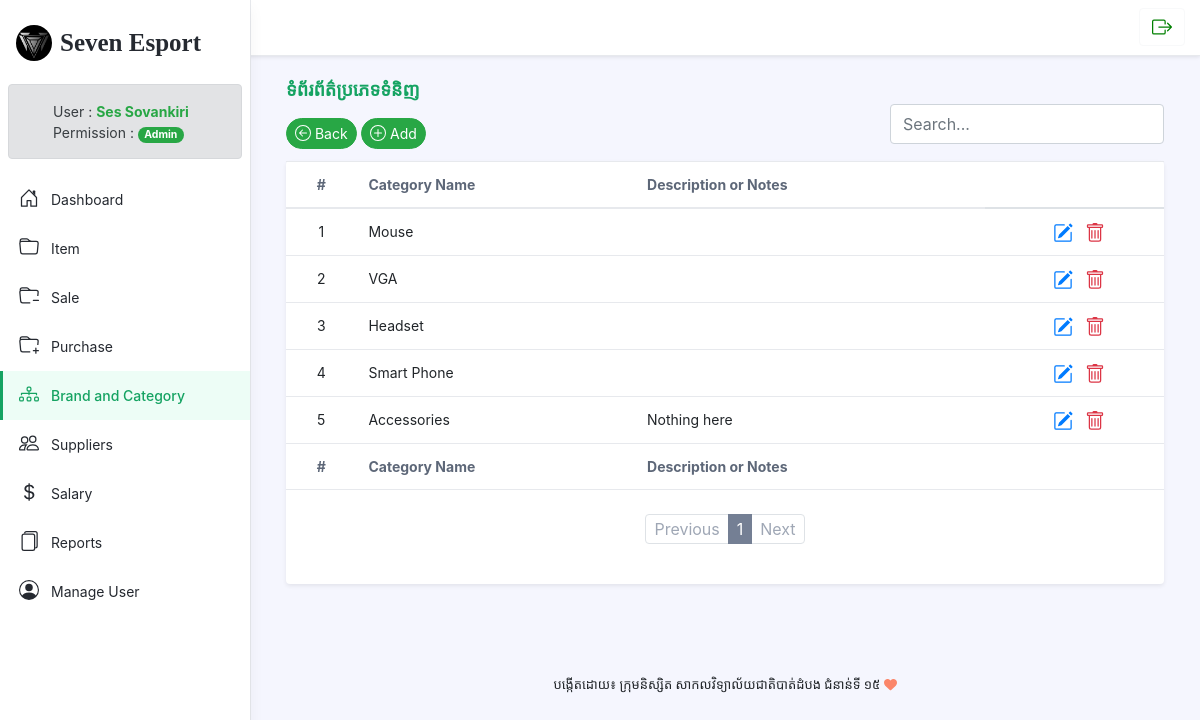
The page /category.php (signed in) on the database its author committed.
### tables this page shows
CREATE TABLE IF NOT EXISTS `tbl_user` (
  `user_id` int(11) NOT NULL AUTO_INCREMENT,
  `user_fullname` varchar(50) NOT NULL,
  `user_gender` varchar(50) NOT NULL,
  `user_email` varchar(100) NOT NULL,
  `user_name` varchar(50) NOT NULL,
  `user_password` varchar(100) NOT NULL,
  `user_address` varchar(100) NOT NULL,
  `user_phone` varchar(50) NOT NULL,
  `permission` varchar(50) NOT NULL,
  `status` int(11) NOT NULL,
  PRIMARY KEY (`user_id`)
);

CREATE TABLE IF NOT EXISTS `tbl_category` (
  `category_id` int(11) NOT NULL AUTO_INCREMENT,
  `category_name` varchar(100) NOT NULL,
  `description` text NOT NULL,
  PRIMARY KEY (`category_id`),
  UNIQUE KEY `category_name` (`category_name`)
);

### category.php (the view, shortened to what this page needs)
<?php
require_once 'config/db.php';
require_once 'inc/html_head.php';
?>
<body class="app">
<header class="app-header fixed-top">
    <div class="app-header-inner">
        <?php include('inc/header_menu.php') ?>
    </div>
    </div>
    <div id="app-sidepanel" class="app-sidepanel">
        <?php include('inc/sidebar.php') ?>
    </div>
</header>
<div class="app-wrapper">
    <div class="app-content pt-3 p-md-3 p-lg-4">
        <div class="container-xl">
            <div class="position-relative mb-3">
                <div class="row g-2 justify-content-between mb-1">
                    <div class="col-auto">
                        <h1 style="font-family: 'Kh Dangrek'; color:#15a362; font-size:large"
                            class="app-page-title mb-3">ទំព័រព័ត៌ប្រភេទទំនិញ</h1>
                            <div class="mb-2">
                            <button class="btn btn-sm btn-success rounded-5">
                            <a style="color: white; text-decoration: none;" href="brand_and_category.php">
                                Back
                            </a>
                            </button>
                            <button class="btn btn-sm btn-success rounded-5">
                            <a style="color: white; text-decoration: none;" href="category_create.php" title="Add New">
                                <svg width="16" height="16" fill="white" class="bi bi-plus-circle" viewBox="0 0 16 16">
                                <path d="M8 15A7 7 0 1 1 8 1a7 7 0 0 1 0 14zm0 1A8 8 0 1 0 8 0a8 8 0 0 0 0 16z"/>
                                <path d="M8 4a.5.5 0 0 1 .5.5v3h3a.5.5 0 0 1 0 1h-3v3a.5.5 0 0 1-1 0v-3h-3a.5.5 0 0 1 0-1h3v-3A.5.5 0 0 1 8 4z"/>
                                </svg>
                                Add
                            </a>
                            </button>
                            </div>
                    </div>
                    <div class="col-auto">
                        <div><br></div>
                        <div> <input type="text" class="form-control" placeholder="Search..."></div>
                    </div>
                </div>
                <div class="tab-content" id="orders-table-tab-content">
                    <div class="tab-pane fade show active" id="orders-all" role="tabpanel"
                         aria-labelledby="orders-all-tab">
                        <div class="app-card app-card-orders-table shadow-sm mb-5">
                            <div class="app-card-body">
                                <div class="table-responsive">
                                    <table class="table app-table-hover mb-0 text-left">
                                        <thead>
                                        <tr>
                                            <th class="cell text-center">#</th>
                                            <th class="cell">Category Name</th>
                                            <th class="cell">Description or Notes</th>
                                            <th></th>
                                        </tr>
                                        </thead>
                                        <tbody>
                                        <?php
                                        $limit = 10;
                                        if (isset($_GET["page"])) {
                                            $page = $_GET["page"];
                                        } else {
                                            $page = 1;
                                        }
                                        $start_from = ($page - 1) * $limit;
                                        $sql_select = $con->prepare("SELECT * FROM tbl_category ORDER BY category_id ASC LIMIT $start_from, $limit");
                                        $sql_select->execute();
                                        $i = 0;
                                        while ($row = $sql_select->fetch(PDO::FETCH_OBJ)) :
                                            $i++;
                                            ?>
                                            <tr id="category<?= $row->category_id ?>">
                                                <td class="text-center"><?= $i ?></td>
                                                <td><?= $row->category_name ?></td>
                                                <td><?= $row->description ?></td>
                                                <td class="td-actions text-center">
                                                    <a href="category_edit.php?id=<?= $row->category_id ?>" class="p-2">
                                                    </a>
                                                    <a href="#" class="text-danger" onclick="delCategory(<?= $row->category_id ?>)" class="p-2">
                                                    </a>
                                                </td>
                                            </tr>
                                        <?php endwhile; ?>
                                        </tbody>
                                        <tfoot>
                                        <tr>
                                            <th class="cell text-center">#</th>
                                            <th class="cell">Category Name</th>
                                            <th class="cell">Description or Notes</th>
                                            <th></th>
                                        </tr>
                                        </tfoot>
                                    </table>
                                </div>
                                <?php
                                $query = $con->query("SELECT * FROM tbl_category");
                                $total_pages = ceil($query->rowCount() / $limit);
                                ?>
                                <nav class="app-pagination mt-4">
                                    <ul class="pagination justify-content-center">
                                        <li class="page-item <?= $page == 1 ? 'disabled' : '' ?> ">
                                            <a class="page-link" href="category.php?page=<?= $page - 1 ?>"
                                               tabindex="-1"
                                               aria-disabled="true">Previous</a>
                                        </li>
                                        <?php for ($i = 1; $i <= $total_pages; $i++): ?>
                                            <li class="page-item active"><a class="page-link"
                                                                            href="category.php?page=<?= $i ?>"><?= $i ?></a>
                                            </li>
                                        <?php endfor; ?>
                                        <li class="page-item <?= $page == $total_pages ? 'disabled' : '' ?> ">
                                            <a class="page-link" href="category.php?page=<?= $page + 1 ?>">Next</a>
                                        </li>
                                    </ul>
                                </nav>
                                <br>
                            </div>
                        </div>
                    </div>
                </div>
            </div>
        </div>
    </div>
    <footer id="footbarlog" class="app-footer">
        <?php include('inc/footer.php') ?>
    </footer>
</div>
</body>
</html>

### config/checkpermission.php (shortened to what this page needs)
<div class="mx-2">
    <?php
    $LogID = $_SESSION["Loged_id"];
    $status = 1;
    $sql_select_logedin = $con->prepare("SELECT * FROM tbl_user WHERE tbl_user.status = ?
    AND tbl_user.user_id = ?");
    $sql_select_logedin->bindParam(1, $status);
    $sql_select_logedin->bindParam(2, $LogID);
    $sql_select_logedin->execute();
    $row_select_logedin = $sql_select_logedin->fetch(PDO::FETCH_BOTH);
    if ($row_select_logedin['permission'] == "Admin") {
    ?>
        <div class="alert alert-secondary" style="height: 75px;" role="alert">
            <div class="row">
                <div class="col-auto mt-1 ml-4">User :
                    <strong class="text-success"><?= $row_select_logedin['user_fullname'] ?></strong><br>
                    <p>Permission : <span class="badge badge-pill badge-success"><?= $row_select_logedin['permission'] ?></span></p>
                </div>
            </div>
        </div>
    <?php
    }else if($row_select_logedin['permission'] == "User"){
        ?>
        <div class="alert alert-secondary" style="height: 75px;" role="alert">
            <div class="row">
                <div>
                    <a href="Users.php?ID=<?= $row_select_logedin['user_id'] ?>">
                    </a>
                </div>
                <div class="col-auto mt-1 ml-4">User :
                    <strong class="text-success"><?= $row_select_logedin['user_fullname'] ?></strong><br>
                    <p>Permission : <span style="color: white ;" class="badge badge-pill badge-warning"><?= $row_select_logedin['permission'] ?></span></p>
                </div>
            </div>
        </div>
    <?php
    }
    ?>
</div>

### assets/css/style.css (style rules this page uses)
#footbarlog { font-family: "Kh Dangrek"; text-align: center; }

### rows shown on the page
tbl_user: user_fullname "Ses Sovankiri", permission "Admin"
tbl_category: category_name "Mouse"
tbl_category: category_name "VGA"
tbl_category: category_name "Headset"
tbl_category: category_name "Smart Phone"
tbl_category: category_name "Accessories", description "Nothing here"
